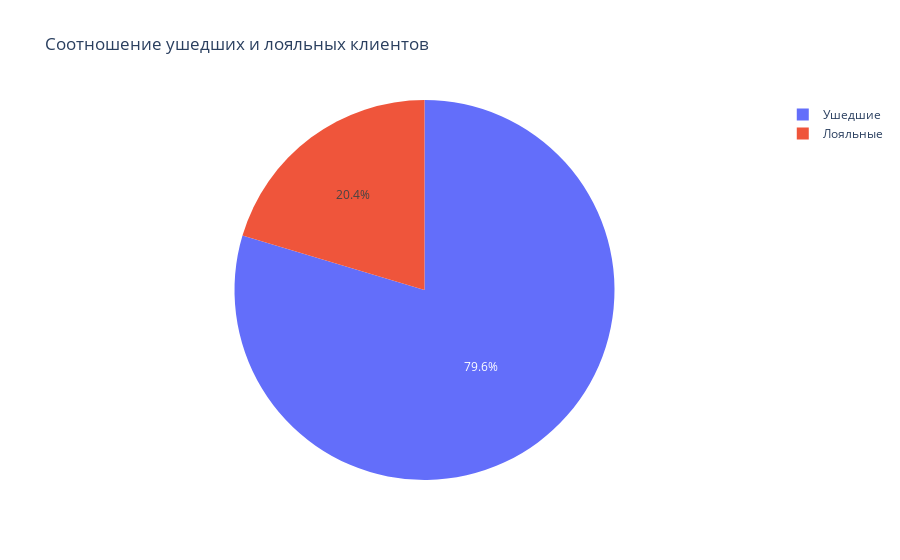

Source (notebook cell):
### Code cell
fig = px.pie(
    data_frame=churn_data,
    names=churn_data['Exited'].map({1:'Лояльные', 0:'Ушедшие'}),
    title='Соотношение ушедших и лояльных клиентов',
)

fig.show()

### Figure 1 — Plotly figure (JSON) as saved in the notebook; plotly's stock layout.template omitted (floating-point values rounded to 4 significant figures; data arrays with more than 128 entries replaced by an {"elided": "..."} marker saying what was removed)
{"data": [{"domain": {"x": [0, 1], "y": [0, 1]}, "hovertemplate": "label=%{label}<extra></extra>", "labels": {"elided": "10000 str values"}, "legendgroup": "", "name": "", "showlegend": true, "type": "pie"}], "layout": {"legend": {"tracegroupgap": 0}, "title": {"text": "Соотношение ушедших и лояльных клиентов"}}}
